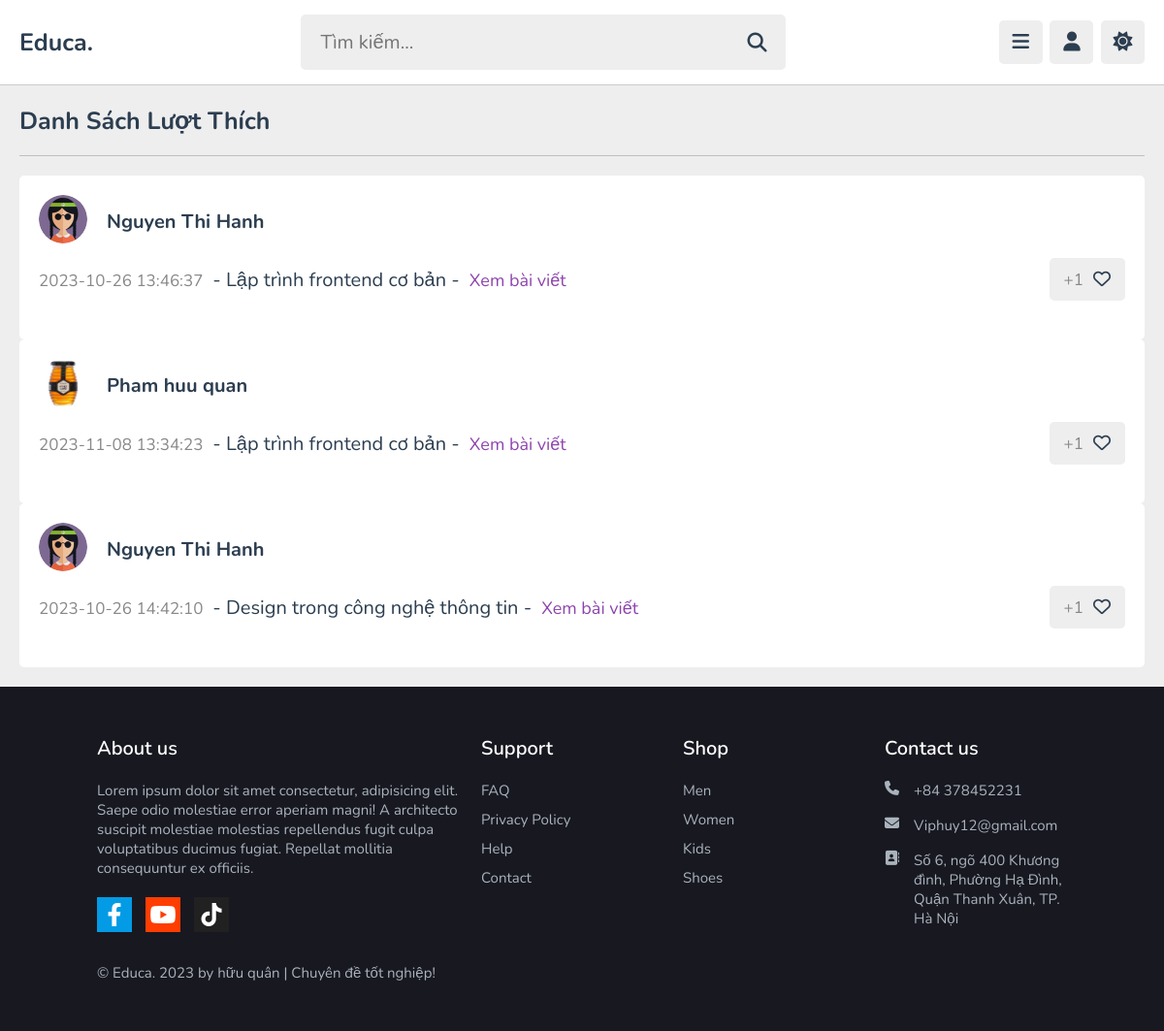
Screenshot of /cms/cms_dashboard.php?title=cms_like (signed in) with the database file from the repository.
### tables this page shows
CREATE TABLE `tb_thichbaiviet` (
  `id_thichbaiviet` int(11) NOT NULL,
  `id_baiviet` int(11) NOT NULL,
  `id_taikhoan` int(11) NOT NULL,
  `ngay_thich_baiviet` datetime NOT NULL
);

CREATE TABLE `tb_tai_khoan` (
  `id_taikhoan` int(11) NOT NULL,
  `email` varchar(255) NOT NULL,
  `ten_hien_thi` varchar(255) NOT NULL,
  `mat_khau` varchar(50) NOT NULL,
  `doi_tuong` int(1) NOT NULL DEFAULT 0,
  `ngay_sinh` date DEFAULT NULL,
  `gioi_tinh` int(4) NOT NULL DEFAULT -1,
  `sdt` varchar(12) NOT NULL,
  `hinh_anh` text DEFAULT NULL
);

CREATE TABLE `tb_bai_viet` (
  `id_baiviet` int(11) NOT NULL,
  `id_taikhoan` int(11) DEFAULT NULL,
  `id_tag` int(11) NOT NULL,
  `noidung_baivet` text DEFAULT NULL,
  `ten_baiviet` text DEFAULT NULL,
  `mota_baiviet` text DEFAULT NULL,
  `ngaydang_baiviet` datetime DEFAULT NULL,
  `anh_baiviet` text DEFAULT NULL,
  `xoa_baiviet` int(11) NOT NULL
);

### cms/cmspages/cmsmain/cms_like.php (the view, shortened to what this page needs)
<section class="comments">
   <h1 class="heading">Danh sách lượt thích</h1>
   <?php
        $sql = "SELECT tb_thichbaiviet.*, tb_bai_viet.*, tb_tai_khoan.hinh_anh, tb_tai_khoan.ten_hien_thi
        FROM tb_thichbaiviet
        JOIN tb_tai_khoan ON tb_thichbaiviet.id_taikhoan = tb_tai_khoan.id_taikhoan
        JOIN tb_bai_viet ON tb_thichbaiviet.id_baiviet = tb_bai_viet.id_baiviet
        WHERE tb_bai_viet.id_taikhoan = $id_taikhoan";
        $query = mysqli_query($conn, $sql);
        if(mysqli_num_rows($query) > 0){
            while ($row = mysqli_fetch_array($query)) {
    ?>
   <div class="show-comments">
      <div class="box">
        <div class="tutor">
            <img src="../../../../images/images_user/<?php echo $row['hinh_anh']; ?>" alt="">
                <div class="info">
                        <h3 class="title"><?php echo $row['ten_hien_thi']; ?></h3>
                </div>
        </div>
         <div class="content flex">
            <div class="title">
                <span><?php echo $row['ngay_thich_baiviet']; ?></span><p> - <?php echo $row['ten_baiviet']; ?> - </p><a href="cms_dashboard.php?title=cms_post_detail&id_baiviet=<?php echo $row['id_baiviet']?>">Xem bài viết</a>
            </div>
            <div class="liked">
                <button><span>+1</span><i class="far fa-heart"></i></button>
            </div>
        </div>
      </div>
    </div>
    <?php
            }
        }
      ?>
</section>

### cms/cms_css/style.css (style rules this page uses)
:root { --main-color:#8e44ad; --red:#e74c3c; --orange:#f39c12; --light-color:#888; --light-bg:#eee; --black:#2c3e50; --white:#fff; --border:.1rem solid rgba(0,0,0,.2); }
* { font-family: 'Nunito', sans-serif; margin:0; padding:0; box-sizing: border-box; outline: none; border:none; text-decoration: none; }
html { font-size: 62.5%; overflow-x: hidden; }
body { background-color: var(--light-bg); }
section { padding:2rem; margin: 0 auto; }
.heading { font-size: 2.5rem; color:var(--black); margin-bottom: 2.5rem; border-bottom: var(--border); padding-bottom: 1.5rem; text-transform: capitalize; }

### cms/cms_css/admin_style.css (style rules this page uses)
:root { --main-color:#8e44ad; --red:#e74c3c; --oragen:#f39c12; --white:#fff; --black:#2c3e50; --light-color:#888; --light-bg:#eee; --border:.1rem solid rgba(0,0,0,.2); --green: rgb(17, 177, 17); }
* { font-family: 'Nunito', sans-serif; margin: 0; padding: 0; box-sizing: border-box; outline: none; border: none; text-decoration: none; }
html { font-size: 62.5%; overflow-x: hidden; }
body { background-color: var(--light-bg); }
section { padding:2rem; margin: 0 auto; }
.heading { padding-bottom: 1.8rem; border-bottom: var(--border); font-size: 2.5rem; color: var(--black); text-transform: capitalize; margin-bottom: 2rem; }
.comments .show-comments { background-color: var(--white); border-radius: .5rem; padding: 2rem; display: grid; gap: 2.5rem; }
.comments .show-comments .content { margin-bottom: 2rem; }
.comments .show-comments .content p { font-size: 2rem; color: var(--black); padding: 0 1rem; display: inline-block; }
.comments .show-comments .content span { font-size: 1.7rem; color: var(--light-color); }
.comments .show-comments .content a { color: var(--main-color); font-size: 1.8rem; }
@media (max-width:1200px) { body { padding-left: 0; } }
.comments .show-comments .box .tutor { display: flex; align-items: center; gap: 2rem; margin-bottom: 1.5rem; }
.comments .show-comments .box .tutor img { height: 5rem; width: 5rem; border-radius: 50%; }
.comments .show-comments .box .tutor .info .title { font-size: 2rem; color: var(--black); padding-bottom: 0.5rem; padding-top: 1rem; }
.comments .show-comments .box .flex { display: flex; align-items: center; justify-content: space-between; gap: 1.5rem; }
.comments .show-comments .box .flex button { border-radius: 0.5rem; padding: 1rem 1.5rem; font-size: 1.8rem; cursor: pointer; background-color: var(--light-bg); }
.comments .show-comments .flex button i { margin-left: 1rem; color: var(--black); }

### rows the page displays
tb_thichbaiviet: id_taikhoan.hinh_anh (picture), id_taikhoan.ten_hien_thi "Nguyen Thi Hanh", ngay_thich_baiviet "2023-10-26 13:46:37", id_baiviet.ten_baiviet "Lập trình frontend cơ bản"
tb_thichbaiviet: id_taikhoan.hinh_anh (picture), id_taikhoan.ten_hien_thi "Pham huu quan", ngay_thich_baiviet "2023-11-08 13:34:23", id_baiviet.ten_baiviet "Lập trình frontend cơ bản"
tb_thichbaiviet: id_taikhoan.hinh_anh (picture), id_taikhoan.ten_hien_thi "Nguyen Thi Hanh", ngay_thich_baiviet "2023-10-26 14:42:10", id_baiviet.ten_baiviet "Design trong công nghệ thông tin"
